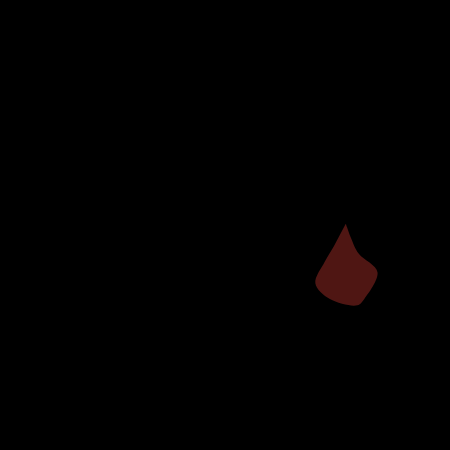
Frame 1 (no input)
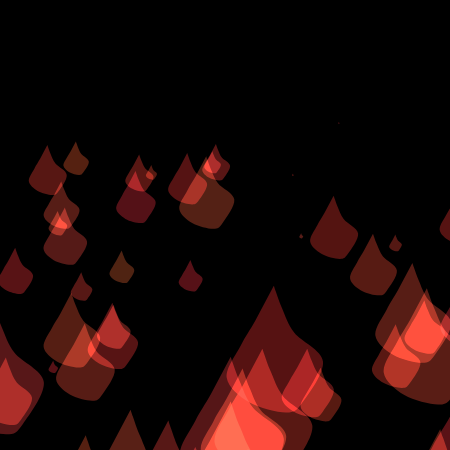
Frame 60 (no input)
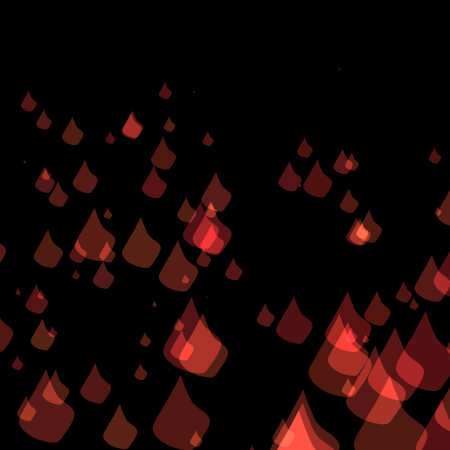
Frame 120 (the mouse pressed at the canvas centre since frame 60)

The p5.js sketch that drew these frames (run headless with seeded random() and noise() and a simulated clock; from frame 60 on, the mouse is pressed at the canvas centre):

// p5.js sketch
// ── sketch.js
let fire = [];
let word = [];
let angle1;
let angle2;
let s;
let a;
let b;
let d;
let a0;
let b0;
let rChange;


function setup() {
createCanvas(450, 450);
angle1 = -90;
rChange = 5;
}

function draw() {
background(0);
a = random(-100, width);
b = random(height - 300, height);
a0 = random(70, width-70);
b0 = random(20, height/3);

fire.push(new Fire(a, b));
if(keyIsPressed && key === "s"){
word.push(new Word(a0, b0));
}

for (let j = 0; j < word.length; j++) {
let w = word[j];
w.display();
w.bounce();
}

for (let i = 0; i < fire.length; i++) {
let f = fire[i];
f.rise();
f.reappear();
f.checkEdges();
f.display();
}
  
  
while (word.length > 20) {
word.splice(0, 1); 
}

for (let j = word.length - 1; j >= 0; j--) {
let w = word[j];
if (w.isDone) {
word.splice(j, 1); 
}
}
while (fire.length > 1000) {
fire.splice(0, 1); 
}

for (let i = fire.length - 1; i >= 0; i--) {
let f = fire[i];
if (f.isDone) {
fire.splice(i, 10); 
}
}
}

class Word{
constructor(x, y) {
this.pos = createVector(x, y);
this.vel = createVector(random(-0.5, 0.5), random(0.5, 0.5));
this.r = random(220, 255);
this.g = random(220, 255);
this.b = random(220, 255);
this.t = 90;
}
  
bounce(){
  this.pos.add(this.vel.x,this.vel.y * this.pos.y/150 * (height -mouseY)/90);
    if (this.pos.x < 70) {
      this.vel.mult(-1, 1);
    } else if (this.pos.x > width-70) {
      this.vel.mult(-1, 1);
    } 
    if (this.pos.y < 20) {
      this.vel.mult(1, -1);
    } else if (this.pos.y > height/2) {
      this.vel.mult(1, -1);
    }
  }
  
  checkEdges() {
    if (this.pos.x < 0 || this.pos.x > width) {
      this.isDone = true;
    }
    if (this.pos.y < 0 || this.pos.y > height) {
      this.isDone = true;
    }
  }

display(){
push();
d = random(28, 30);
translate(this.pos.x, this.pos.y);
fill(this.r, this.g, this.b, this.t);
stroke(this.r, this.g, this.b, this.t);
strokeWeight(5);
textAlign(CENTER);
textFont('Courier New', d);
text("SDFJ", 0, 0);
pop();
}
}


class Fire {
constructor(x, y) {
this.pos = createVector(x, y);
this.vel = createVector(random(-0.001, 0.001), random(0.1, 1));
this.r = 225;
this.g = random(50, 100);
this.b = random(50, 70);
this.lifespan = 90;
this.rotSpd = random(0.01, 0.03);
this.isDone = false;
}


rise() {    
this.pos.sub(this.vel);
let acc = createVector(0, 0.002);
this.vel.add(acc);
this.lifespan -= 0.1;
}

reappear(){
if (this.pos.y < 0) {
this.pos.y = height;
this.vel = createVector(random(-0.001, 0.001), random(0.02, 0.05));
return this.lifespan < 0;
}
}


checkEdges(){
if (this.pos.y < 0 || this.pos.y > height) {
this.isDone = true;
}
}


display() {
push();
blendMode(ADD);
angle2 = angle2+random(-0.2, 0.2);
s = random(this.pos.y*(height-mouseY)/250000);
translate(this.pos.x, this.pos.y);
scale(s);
rotate(radians(angle2));
noStroke();
fill(this.r, this.g, this.b, this.lifespan);
this.r += rChange;
//ellipse(this.pos.x, this.pos.y, 150, 100);
//fireshape
beginShape();
vertex(200,45); 
vertex(155,130); 
vertex(120,190); 
vertex(85,270); 
vertex(140,330); 
vertex(230,355); 
vertex(270,330); 
vertex(320,230); 
vertex(250,160); 
vertex(220,100); 
curveVertex(205,60); 
endShape(CLOSE);
pop();
}
}
